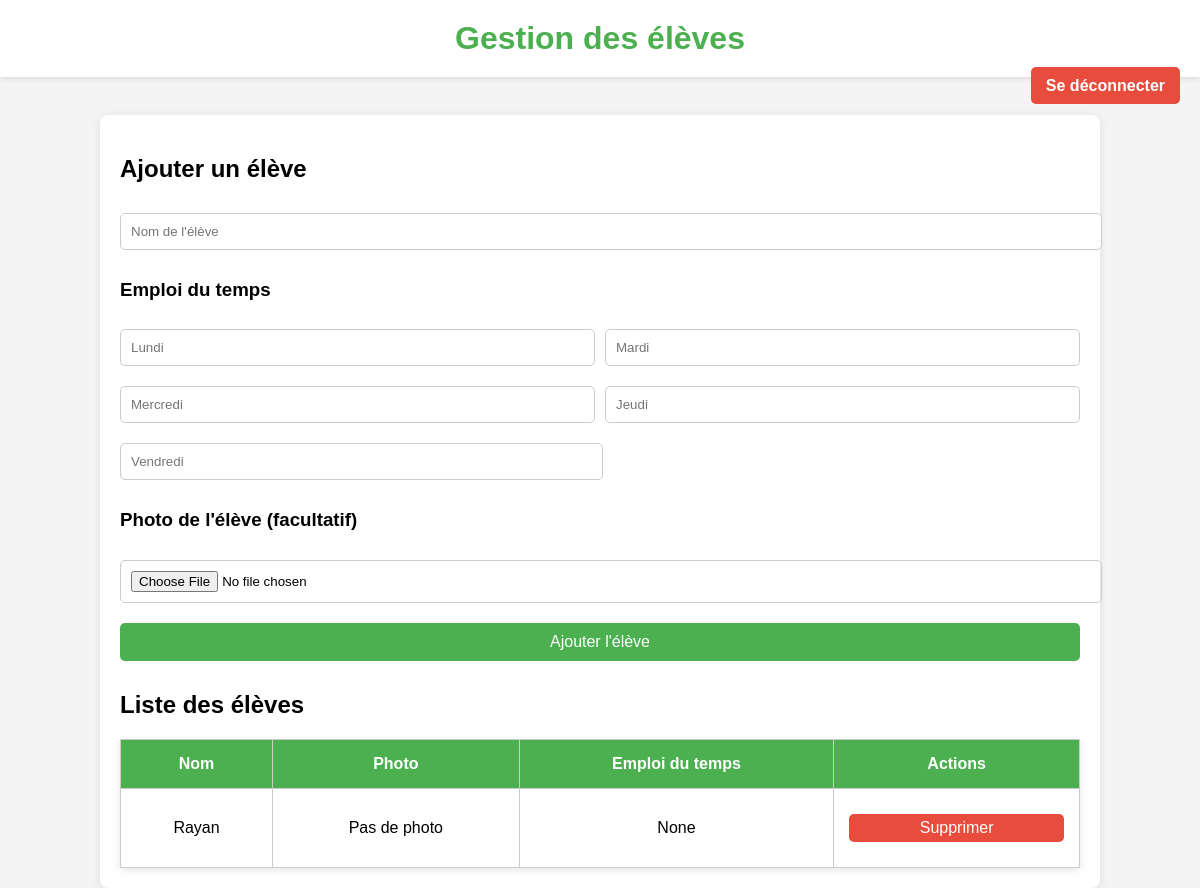
/admin (signed in), run on an earlier commit of the app's database.
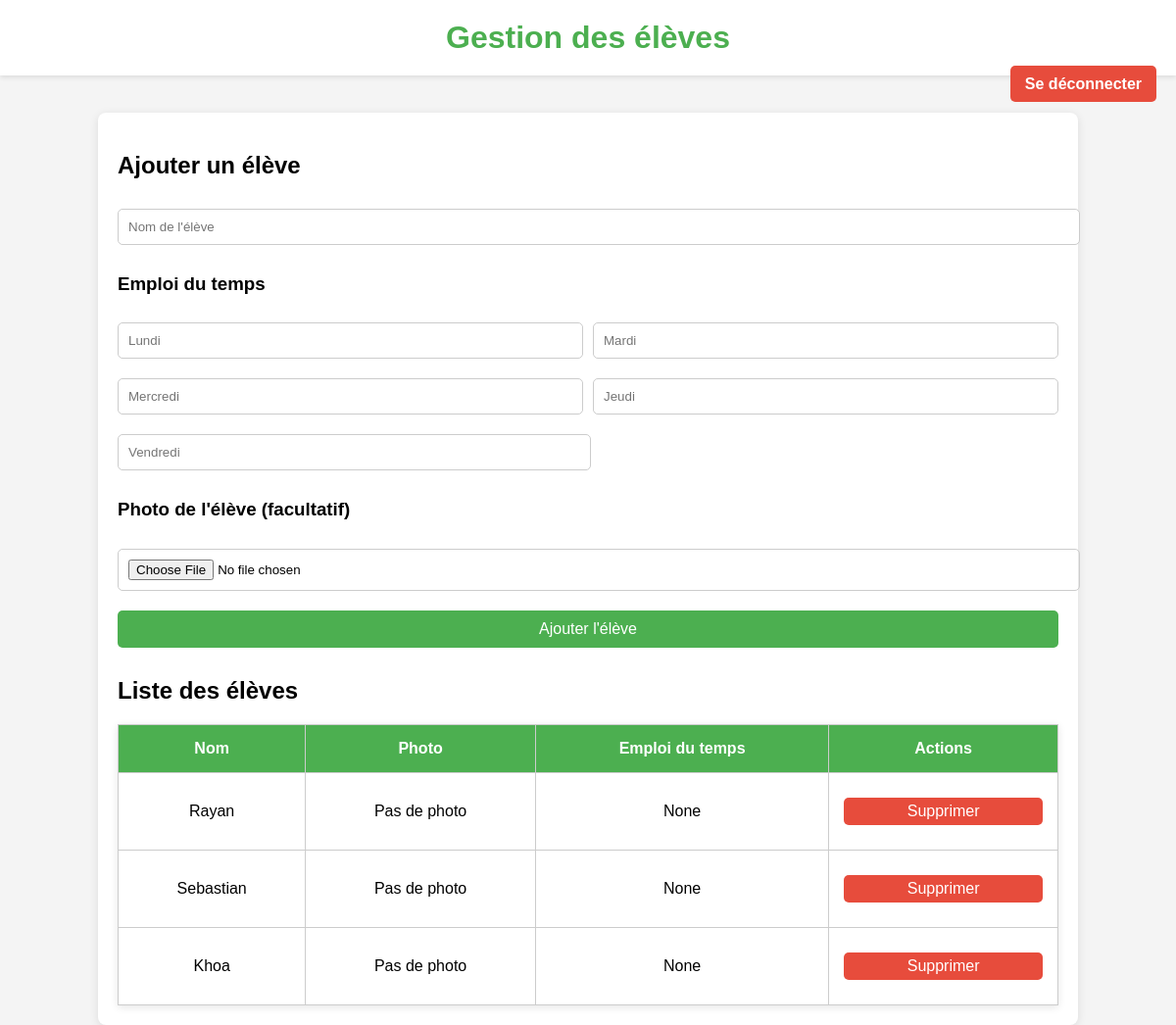
And on a later commit of the database.
### tables this page shows
CREATE TABLE eleves (
            id INTEGER PRIMARY KEY AUTOINCREMENT,
            nom_eleve TEXT UNIQUE,
            autorise INTEGER DEFAULT 0
        );

### app.py (the view)
@app.route('/admin')
def admin():
    if not session.get('admin'):
        flash("Accès non autorisé. Veuillez vous connecter.", "danger")
        return redirect(url_for('login'))
    conn = sqlite3.connect(DB_FILE)
    cursor = conn.cursor()
    cursor.execute("SELECT nom_eleve, photo, emploi_du_temps FROM eleves")
    eleves = cursor.fetchall()
    conn.close()
    return render_template('admin.html', eleves=eleves)

### templates/admin.html (shortened to what this page needs)
<!DOCTYPE html>
<html lang="fr">
<head>
</head>
<body>
    <h1>Gestion des élèves</h1>
    <div class="logout-btn">
        <a href="{{ url_for('logout') }}">Se déconnecter</a>
    </div>
    <div class="container">
        <h2>Ajouter un élève</h2>
        <form action="/add_eleve" method="post" enctype="multipart/form-data">
            <input type="text" name="nom_eleve" placeholder="Nom de l'élève" required>
            <h3>Emploi du temps</h3>
            <div class="form-row">
                <input type="text" name="lundi" placeholder="Lundi" required>
                <input type="text" name="mardi" placeholder="Mardi" required>
            </div>
            <div class="form-row">
                <input type="text" name="mercredi" placeholder="Mercredi" required>
                <input type="text" name="jeudi" placeholder="Jeudi" required>
            </div>
            <div class="form-row">
                <input type="text" name="vendredi" placeholder="Vendredi" required>
            </div>
            <h3>Photo de l'élève (facultatif)</h3>
            <input type="file" name="photo" accept="image/*">
            <button type="submit">Ajouter l'élève</button>
        </form>
        <h2>Liste des élèves</h2>
        <table>
            <tr>
                <th>Nom</th>
                <th>Photo</th>
                <th>Emploi du temps</th>
                <th>Actions</th>
            </tr>
            {% for eleve in eleves %}
            <tr>
                <td>{{ eleve[0] }}</td>
                <td>
                    {% if eleve[1] %}
                    <img src="{{ eleve[1] }}" alt="Photo de {{ eleve[0] }}">
                    {% else %}
                    Pas de photo
                    {% endif %}
                </td>
                <td>{{ eleve[2] }}</td>
                <td>
                    <form action="/delete_eleve/{{ eleve[0] }}" method="post">
                        <button type="submit" class="delete-btn">Supprimer</button>
                    </form>
                </td>
            </tr>
            {% endfor %}
        </table>
    </div>
</body>
</html>

### templates/admin.html (style rules this page uses)
body { font-family: 'Arial', sans-serif; background: #f4f4f4; margin: 0; padding: 0; }
h1 { text-align: center; color: #4CAF50; padding: 20px 0; margin: 0; background-color: #ffffff; box-shadow: 0 2px 5px rgba(0, 0, 0, 0.1); }
.logout-btn { text-align: right; margin-bottom: 20px; padding-right: 20px; }
.logout-btn a { background-color: #e74c3c; color: white; padding: 10px 15px; text-decoration: none; border-radius: 5px; font-weight: bold; }
.container { width: 80%; margin: 0 auto; padding: 20px; background-color: white; box-shadow: 0 2px 10px rgba(0, 0, 0, 0.1); border-radius: 8px; }
form input, form button, form textarea { width: 100%; padding: 10px; margin: 10px 0; border: 1px solid #ccc; border-radius: 5px; }
form button { background-color: #4CAF50; color: white; font-size: 16px; cursor: pointer; border: none; transition: background-color 0.3s; }
.form-row { display: flex; justify-content: space-between; gap: 10px; }
.form-row input { width: 48%; }
table { width: 100%; border-collapse: collapse; background-color: white; box-shadow: 0 2px 8px rgba(0, 0, 0, 0.1); }
th, td { padding: 15px; text-align: center; border: 1px solid #ccc; }
th { background-color: #4CAF50; color: white; }
.delete-btn { background-color: #e74c3c; color: white; border: none; padding: 5px 10px; border-radius: 5px; cursor: pointer; }

What changed in the data, as far as the page shows it:
added eleves: nom_eleve "Sebastian", eleve "None"
added eleves: nom_eleve "Khoa", eleve "None"
